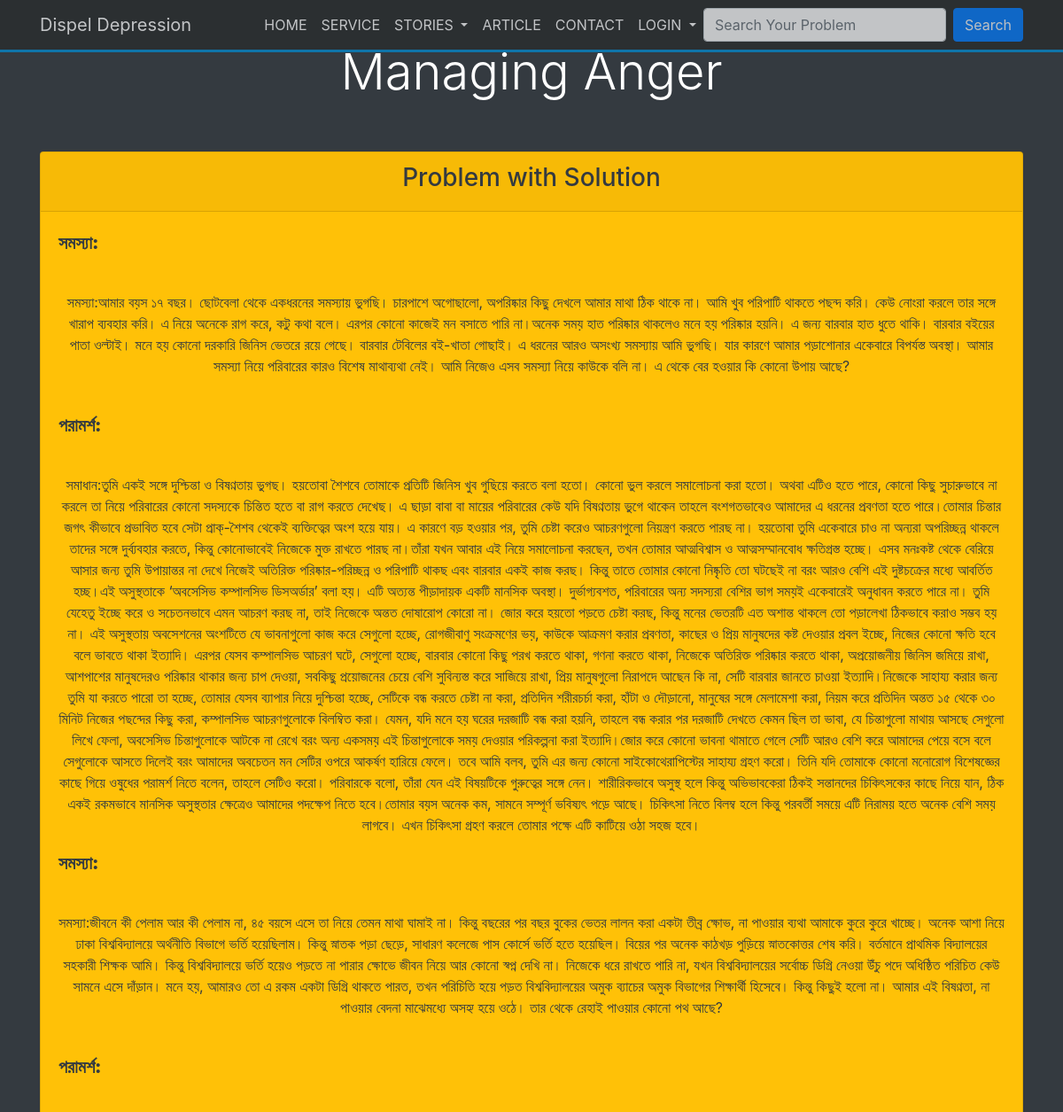
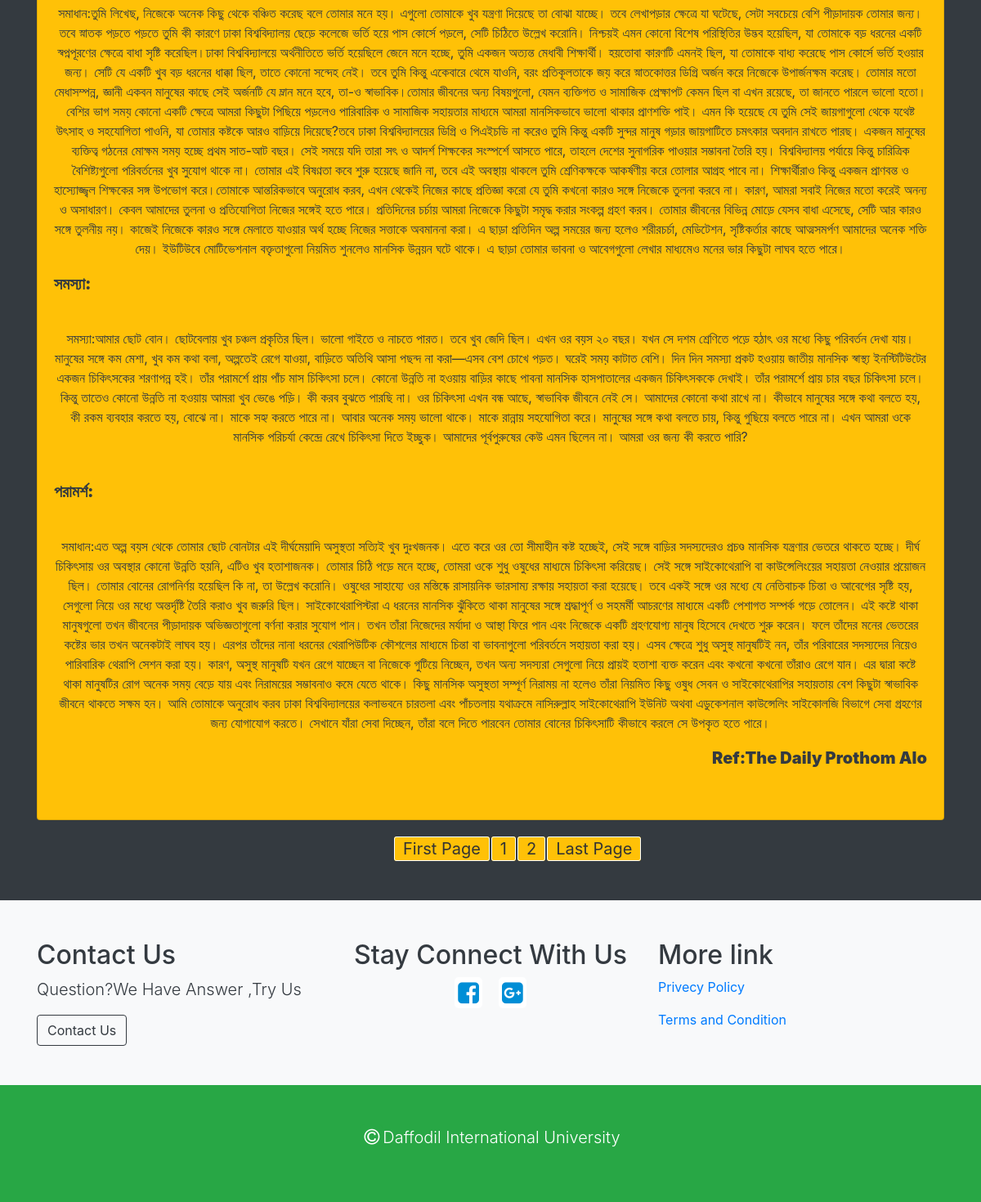
Screenshot of /anger.php with the database file from the repository (2 pictures, top to bottom).
### tables this page shows
CREATE TABLE `story1` (
  `id` int(11) NOT NULL,
  `tit` varchar(40) NOT NULL,
  `problem` varchar(1500) NOT NULL,
  `solution` varchar(5000) NOT NULL
);

### database.php (called while the page is built, shortened)
<?php
class Database{
  public $host = DB_HOST;
  public $user = DB_USER;
  public $pass = DB_PASS;
  public $dbname = DB_NAME;
  public $link;
  private function connectDB(){
    $this->link = new mysqli (  $this->host,  $this->user,  $this->pass,  $this->dbname);
    $this->link->set_charset("utf8");
  }
  public function select($query){
    $result = $this->link->query($query) or die ($this->link->error.__LINE__);
    if($result->num_rows > 0){
      return $result;
    }else {
      return false;
    }
  }
}
 ?>

### anger.php (the view, shortened to what this page needs)
<!DOCTYPE html>
<html lang="en">
<head>
 <?php include_once("head.php"); ?>
</head>
<body>
   <?php include_once("nav.php");
   ?>
  <?php   include_once("database.php");?>
<section id="creat-section" class="text-center py-5 bg-dark">
<div class="container">
  <h2 class="display-4 pb-5">Managing Anger</h2>
 <div class="row ">
<div class="col-md-12">
<div class="card bg-warning text-dark">
  <div class="card-header">
    <h3>Problem with Solution</h3>
  </div>
               <div class="card-body">
                <?php
                $per_page = 3;
                if (isset($_GET["page"])) {
                  $page =$_GET["page"];
                }else{
                  $page = 1 ;
                }
                $start_from = ($page-1)*$per_page;
                ?>
                 <?php
                   $db = new Database();
                   $query = "SELECT * FROM story1 limit $start_from ,$per_page";
                   $read = $db->select($query);
                    ?>
                    <?php if($read) {?>
                          <?php while($row = $read->fetch_assoc()){ ?>
                            <p class="lead text-left font-weight-bold"> <b>সমস্যা:</b></p><br>
                                <p class="">
               <?php echo $row['problem'] ;?>
               </p><br>
               <p class="lead text-left font-weight-bold"> <b>পরামর্শ:</b></p><br>
               <p class="">
                 <?php echo $row['solution'] ;?>
               </p>
               <?php } ?>
               <?php } else{ ?>
                 <p>Data is not Valid</p>
               <?php } ?>
<p class="lead text-right font-weight-bold"> <b>Ref:The Daily Prothom Alo</b></p><br>
               </div>
             </div>
           </div>
<?php
$query = "SELECT * FROM story1";
$row =$db->select($query);
$total_rows = mysqli_num_rows($row);
$total_pages = ceil($total_rows/$per_page);
 echo "<span class='text-center paginatio '><a href='anger.php?page=1' >".'First Page'."</a>" ;
for($i=1;$i<=$total_pages;$i++){
  echo "<a href='anger.php?page=".$i."'>".$i."</a>";
}
echo "<a href='anger.php?page=$total_pages' >".'Last Page'."</a></span>" ?>
   </div>
</div>
</section>
<?php include_once("footer.php"); ?>
</body>
</html>

### css/navbar-fixed.css (style rules this page uses)
html, body { height: 100%; }
.container-fluid > .container, .container > .row { height: 100%; }

### css/style.css (style rules this page uses)
body { background-color: #333; color:#fff; }
.paginatio { display: block; font-size: 20px; margin-top: 20px; padding: 10; padding-left: 450px; }
.paginatio a { background-color: #FFC107; border: 1px solid white; text-decoration: none; color:#333; padding:2px 10px; margin-left: 2px; border-radius: 3px; text-align: center; }

### rows the page displays
story1: problem "সমস্যা:আমার বয়স ১৭ বছর। ছোটবেলা থেকে একধরনের সমস্যায় ভুগছি। চারপাশে অগোছালো, অপরিষ্কার কিছু দেখলে আমার মাথা ঠিক থাকে না। আমি খুব পরিপাটি থাকতে পছন্দ করি। কেউ নোংরা করলে তার সঙ্গে খারাপ ব্যবহার করি। এ নিয়ে অনেকে রাগ করে, কটু কথা বলে। এরপর কোনো কাজেই মন বসাতে পারি না।অনেক সময় হাত পরিষ্কার থাকলেও মনে হয় পরিষ্কার হয়নি। এ জন্য বারবার হাত ধুতে থাকি। বারবার বইয়ের পাতা ওল্টাই। মনে হয় কোনো দরকারি জিনিস ভেতরে রয়ে গেছে। বারবার টেবিলের বই-খাতা গোছাই। এ ধরনের আরও অসংখ্য সমস্যায় আমি ভুগছি। যার কারণে আমার পড়াশোনার একেবারে বিপর্যস্ত অবস্থা। আমার সমস্যা নিয়ে পরিবারের কারও বিশেষ মাথাব্যথা নেই। আমি নিজেও এসব সমস্যা নিয়ে কাউকে বলি না। এ থেকে বের হওয়ার কি কোনো উপায় আছে?", solution "সমাধান:তুমি একই সঙ্গে দুশ্চিন্তা ও বিষণ্নতায় ভুগছ। হয়তোবা শৈশবে তোমাকে প্রতিটি জিনিস খুব গুছিয়ে করতে বলা হতো। কোনো ভুল করলে সমালোচনা করা হতো। অথবা এটিও হতে পারে, কোনো কিছু সুচারুভাবে না করলে তা নিয়ে পরিবারের কোনো সদস্যকে চিন্তিত হতে বা রাগ করতে দেখেছ। এ ছাড়া বাবা বা মায়ের পরিবারের কেউ যদি বিষণ্নতায় ভুগে থাকেন তাহলে বংশগতভাবেও আমাদের এ ধরনের প্রবণতা হতে পারে।তোমার চিন্তার জগৎ কীভাবে প্রভাবিত হবে সেটা প্রাক্‌-শৈশব থেকেই ব্যক্তিত্বের অংশ হয়ে যায়। এ কারণে বড় হওয়ার পর, তুমি চেষ্টা করেও আচরণগুলো নিয়ন্ত্রণ করতে পারছ না। হয়তোবা তুমি একেবারে চাও না অন্যরা অপরিচ্ছন্ন থাকলে তাদের সঙ্গে দুর্ব্যবহার করতে, কিন্তু কোনোভাবেই নিজেকে মুক্ত রাখতে পারছ না।তাঁরা যখন আবার এই নিয়ে সমালোচনা করছেন, তখন তোমার…"
story1: problem "সমস্যা:জীবনে কী পেলাম আর কী পেলাম না, ৪৫ বয়সে এসে তা নিয়ে তেমন মাথা ঘামাই না। কিন্তু বছরের পর বছর বুকের ভেতর লালন করা একটা তীব্র ক্ষোভ, না পাওয়ার ব্যথা আমাকে কুরে কুরে খাচ্ছে। অনেক আশা নিয়ে ঢাকা বিশ্ববিদ্যালয়ে অর্থনীতি বিভাগে ভর্তি হয়েছিলাম। কিন্তু স্নাতক পড়া ছেড়ে, সাধারণ কলেজে পাস কোর্সে ভর্তি হতে হয়েছিল। বিয়ের পর অনেক কাঠখড় পুড়িয়ে স্নাতকোত্তর শেষ করি। বর্তমানে প্রাথমিক বিদ্যালয়ের সহকারী শিক্ষক আমি। কিন্তু বিশ্ববিদ্যালয়ে ভর্তি হয়েও পড়তে না পারার ক্ষোভে জীবন নিয়ে আর কোনো স্বপ্ন দেখি না। নিজেকে ধরে রাখতে পারি না, যখন বিশ্ববিদ্যালয়ের সর্বোচ্চ ডিগ্রি নেওয়া উঁচু পদে অধিষ্ঠিত পরিচিত কেউ সামনে এসে দাঁড়ান। মনে হয়, আমারও তো এ রকম একটা ডিগ্রি থাকতে পারত, তখন পরিচিতি হয়ে পড়ত বিশ্ববিদ্যালয়ের অমুক…", solution "সমাধান:তুমি লিখেছ, নিজেকে অনেক কিছু থেকে বঞ্চিত করেছ বলে তোমার মনে হয়। এগুলো তোমাকে খুব যন্ত্রণা দিয়েছে তা বোঝা যাচ্ছে। তবে লেখাপড়ার ক্ষেত্রে যা ঘটেছে, সেটা সবচেয়ে বেশি পীড়াদায়ক তোমার জন্য। তবে স্নাতক পড়তে পড়তে তুমি কী কারণে ঢাকা বিশ্ববিদ্যালয় ছেড়ে কলেজে ভর্তি হয়ে পাস কোর্সে পড়লে, সেটি চিঠিতে উল্লেখ করোনি। নিশ্চয়ই এমন কোনো বিশেষ পরিস্থিতির উদ্ভব হয়েছিল, যা তোমাকে বড় ধরনের একটি স্বপ্নপূরণের ক্ষেত্রে বাধা সৃষ্টি করেছিল।ঢাকা বিশ্ববিদ্যালয়ে অর্থনীতিতে ভর্তি হয়েছিলে জেনে মনে হচ্ছে, তুমি একজন অত্যন্ত মেধাবী শিক্ষার্থী। হয়তোবা কারণটি এমনই ছিল, যা তোমাকে বাধ্য করেছে পাস কোর্সে ভর্তি হওয়ার জন্য। সেটি যে একটি খুব বড় ধরনের ধাক্কা ছিল, তাতে কোনো সন্দেহ নেই। তবে তুমি কিন্তু একেবারে থেমে যাওনি, বরং…"
story1: problem "সমস্যা:আমার ছোট বোন। ছোটবেলায় খুব চঞ্চল প্রকৃতির ছিল। ভালো গাইতে ও নাচতে পারত। তবে খুব জেদি ছিল। এখন ওর বয়স ২০ বছর। যখন সে দশম শ্রেণিতে পড়ে হঠাৎ ওর মধ্যে কিছু পরিবর্তন দেখা যায়। মানুষের সঙ্গে কম মেশা, খুব কম কথা বলা, অল্পতেই রেগে যাওয়া, বাড়িতে অতিথি আসা পছন্দ না করা—এসব বেশ চোখে পড়ত। ঘরেই সময় কাটাত বেশি। দিন দিন সমস্যা প্রকট হওয়ায় জাতীয় মানসিক স্বাস্থ্য ইনস্টিটিউটের একজন চিকিৎসকের শরণাপন্ন হই। তাঁর পরামর্শে প্রায় পাঁচ মাস চিকিৎসা চলে। কোনো উন্নতি না হওয়ায় বাড়ির কাছে পাবনা মানসিক হাসপাতালের একজন চিকিৎসককে দেখাই। তাঁর পরামর্শে প্রায় চার বছর চিকিৎসা চলে। কিন্তু তাতেও কোনো উন্নতি না হওয়ায় আমরা খুব ভেঙে পড়ি। কী করব বুঝতে পারছি না। ওর চিকিৎসা এখন বন্ধ আছে, স্বাভাবিক জীবনে নেই সে। আমাদের কোনো কথা…", solution "সমাধান:এত অল্প বয়স থেকে তোমার ছোট বোনটার এই দীর্ঘমেয়াদি অসুস্থতা সত্যিই খুব দুঃখজনক। এতে করে ওর তো সীমাহীন কষ্ট হচ্ছেই, সেই সঙ্গে বাড়ির সদস্যদেরও প্রচণ্ড মানসিক যন্ত্রণার ভেতরে থাকতে হচ্ছে। দীর্ঘ চিকিৎসায় ওর অবস্থার কোনো উন্নতি হয়নি, এটিও খুব হতাশাজনক। তোমার চিঠি পড়ে মনে হচ্ছে, তোমরা ওকে শুধু ওষুধের মাধ্যমে চিকিৎসা করিয়েছ। সেই সঙ্গে সাইকোথেরাপি বা কাউন্সেলিংয়ের সহায়তা নেওয়ার প্রয়োজন ছিল। তোমার বোনের রোগনির্ণয় হয়েছিল কি না, তা উল্লেখ করোনি। ওষুধের সাহায্যে ওর মস্তিষ্কে রাসায়নিক ভারসাম্য রক্ষায় সহায়তা করা হয়েছে। তবে একই সঙ্গে ওর মধ্যে যে নেতিবাচক চিন্তা ও আবেগের সৃষ্টি হয়, সেগুলো নিয়ে ওর মধ্যে অন্তর্দৃষ্টি তৈরি করাও খুব জরুরি ছিল। সাইকোথেরাপিস্টরা এ ধরনের মানসিক ঝুঁকিতে থাকা মানুষের সঙ্গে…"
